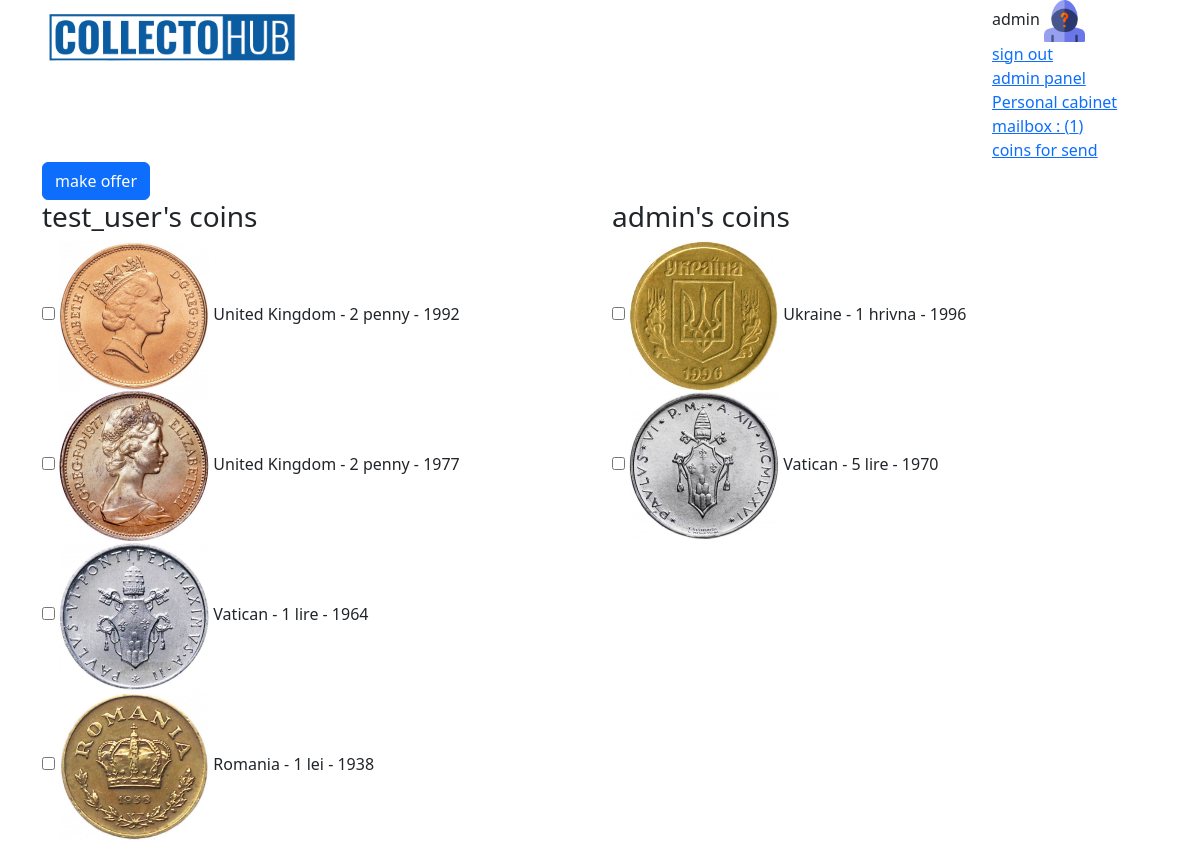
The page /multi/offer/4/ (signed in) on the database as committed earlier.
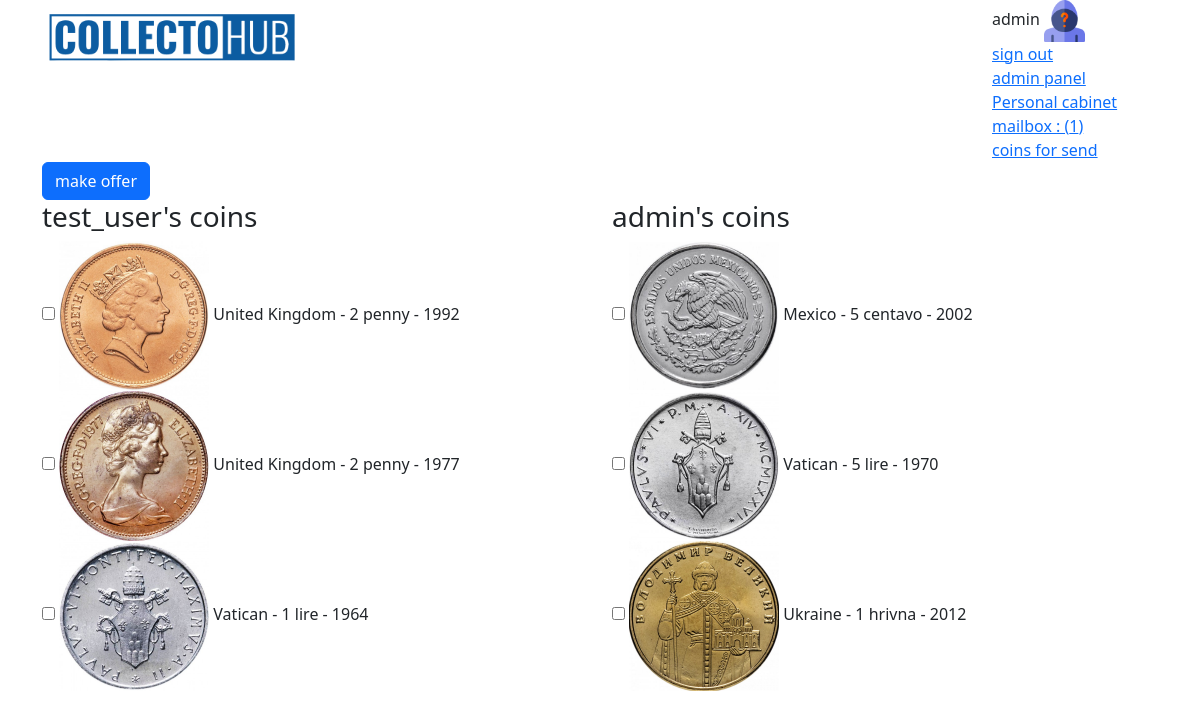
The same page on the database as committed later.
### coins/models.py (models this page shows, shortened)
class Coin(models.Model):
    img_front = models.ImageField(upload_to='products_image', blank=True)
    img_back = models.ImageField(upload_to='products_image', blank=True)
    img_add_1 = models.ImageField(upload_to='products_image', blank=True)
    img_add_2 = models.ImageField(upload_to='products_image', blank=True)
    country = models.ForeignKey(Country, on_delete=models.CASCADE, related_name='coins')  # Reference to Country
    denomination = models.CharField(max_length=150)  # Denomination
    year = models.IntegerField()  # Year
    material = models.CharField(max_length=15, blank=True, choices=material_choices)  # Material
    safety = models.CharField(max_length=2, blank=True, choices=safety_choices)  # Optional field for admin use
    weight = models.FloatField(blank=True, null=True)  # Weight
    diameter = models.FloatField(blank=True, null=True)  # Diameter
    thickness = models.FloatField(blank=True, null=True)  # Thickness
    circulation = models.IntegerField(blank=True, null=True)  # Circulation
    owner = models.ForeignKey(User, on_delete=models.CASCADE, related_name='coins')
    box = models.ForeignKey('Box', on_delete=models.SET_NULL, blank=True, null=True, related_name='coins')
    status = models.CharField(max_length=1, choices=status_choices_coin, default='a')
    class Meta:
        verbose_name = 'Coin'
        verbose_name_plural = 'Coins'
    def __str__(self):
        return f'{self.country.name} - {self.denomination} - {self.year}'

class Country(models.Model):
    name = models.CharField(max_length=150, unique=True)
    continent = models.ForeignKey(Continent, on_delete=models.CASCADE, related_name="countries")
    class Meta:
        verbose_name = "Country"
        verbose_name_plural = "Countries"

### coins/views.py (the view)
# urls.py: path('multi/offer/<int:pk>/', views.multi_offer_view, name='multi-offer'),
def multi_offer_view(request, pk):
    recipient = User.objects.get(id=pk)
    author = request.user
    context = {
        'recipient': recipient,
    }
    return render(
        request=request,
        template_name='coins/multi_offer.html',
        context=context
    )

### coins/models.py (called while the page is built)
    def has_multi_offers_under_consideration(self):
        offers = MultiOffer.objects.filter(responder=self.user, status='c')
        return offers.exists()

    def active_coins(self):
        return self.user.coins.filter(status='a')

    def unread_messages_count(self):
        return self.user.received_messages.filter(is_read=False).count()

### coins/templates/coins/multi_offer.html (shortened to what this page needs)
{% extends 'coins/base.html' %}
{% block content %}
<form action="{% url 'coins:create-multi-offer' %}" method="post">
    <input type="submit" value="make offer" class="btn btn-primary">
    <div class="row">
    <div class="col-6">
        <h3>{{ recipient}}'s coins</h3>
            {% for coin in recipient.profile.active_coins %}
                <div>
                    <input type="checkbox" name="coins_to_get_ids" value="{{ coin.id }}">
                    <img src="{{ coin.img_front.url }}" height="150" alt="">
                    {{ coin }}
                </div>
            {% endfor %}
    </div>
    <div class="col-6">
        <h3>{{ user }}'s coins</h3>
            {% for coin in user.profile.active_coins %}
                <div>
                    <input type="checkbox" name="coins_to_give_ids" value="{{ coin.id }}">
                    <img src="{{ coin.img_front.url }}" height="150" alt="">
                    {{ coin }}
                </div>
            {% endfor %}
        </div>
    </div>
</form>
{% endblock %}

Rows that differ between the two databases and show on the page:
no longer on this page (row edited): Coin: img_front (picture), country+denomination+year "Romania - 1 lei - 1938", shown under "test_user's coins"
no longer on this page (row edited): Coin: img_front (picture), country+denomination+year "Ukraine - 1 hrivna - 1996", shown under "admin's coins"
now on this page (row edited): Coin: img_front (picture), country+denomination+year "Mexico - 5 centavo - 2002", shown under "admin's coins"
now on this page (row edited): Coin: img_front (picture), country+denomination+year "Ukraine - 1 hrivna - 2012", shown under "admin's coins"
